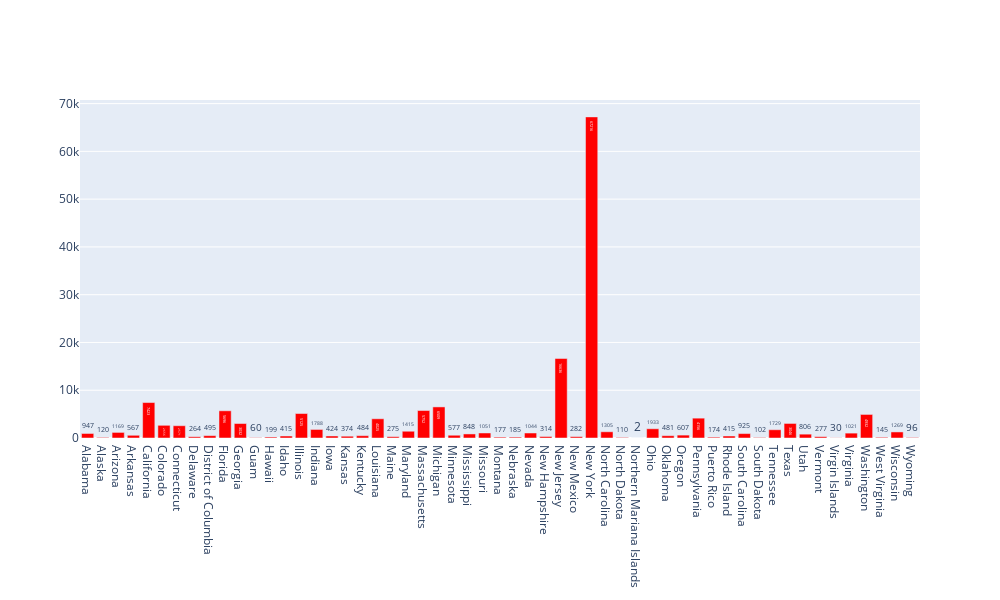

The code cell stored with this chart in its notebook:
### Code cell
# graph 1: bar chart with state totals

fig = go.Figure(go.Bar(
    x=stateTotLatest.index,
    y=stateTotLatest.cases,
    text=stateTotLatest.cases,
    hovertemplate='%{x}: %{y} <extra></extra>',
    marker_color='red'
),
                layout=
                    {'width':1000, 'height':600} 
                
               )

# have to call figure show
fig.show()

### Figure 1 — Plotly figure (JSON) as saved in the notebook; plotly's stock layout.template omitted (floating-point values rounded to 4 significant figures)
{"data": [{"hovertemplate": "%{x}: %{y} <extra></extra>", "marker": {"color": "red"}, "text": [947, 120, 1169, 567, 7423, 2656, 2571, 264, 495, 5696, 3032, 60, 199, 415, 5125, 1788, 424, 374, 484, 4025, 275, 1415, 5752, 6509, 577, 848, 1051, 177, 185, 1044, 314, 16636, 282, 67216, 1305, 110, 2, 1933, 481, 607, 4156, 174, 415, 925, 102, 1729, 3046, 806, 277, 30, 1021, 4932, 145, 1269, 96], "type": "bar", "x": ["Alabama", "Alaska", "Arizona", "Arkansas", "California", "Colorado", "Connecticut", "Delaware", "District of Columbia", "Florida", "Georgia", "Guam", "Hawaii", "Idaho", "Illinois", "Indiana", "Iowa", "Kansas", "Kentucky", "Louisiana", "Maine", "Maryland", "Massachusetts", "Michigan", "Minnesota", "Mississippi", "Missouri", "Montana", "Nebraska", "Nevada", "New Hampshire", "New Jersey", "New Mexico", "New York", "North Carolina", "North Dakota", "Northern Mariana Islands", "Ohio", "Oklahoma", "Oregon", "Pennsylvania", "Puerto Rico", "Rhode Island", "South Carolina", "South Dakota", "Tennessee", "Texas", "Utah", "Vermont", "Virgin Islands", "Virginia", "Washington", "West Virginia", "Wisconsin", "Wyoming"], "y": [947, 120, 1169, 567, 7423, 2656, 2571, 264, 495, 5696, 3032, 60, 199, 415, 5125, 1788, 424, 374, 484, 4025, 275, 1415, 5752, 6509, 577, 848, 1051, 177, 185, 1044, 314, 16636, 282, 67216, 1305, 110, 2, 1933, 481, 607, 4156, 174, 415, 925, 102, 1729, 3046, 806, 277, 30, 1021, 4932, 145, 1269, 96]}], "layout": {"height": 600, "width": 1000, "xaxis": {"autorange": true, "range": [-0.5, 54.5], "type": "category"}, "yaxis": {"autorange": true, "range": [0, 70750.0], "type": "linear"}}}
